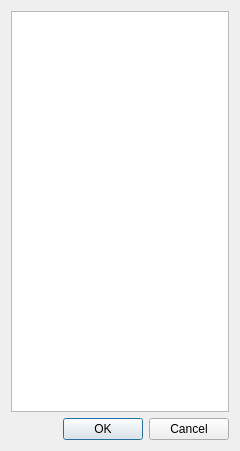
<?xml version="1.0" encoding="UTF-8"?>
<ui version="4.0">
 <class>ListShem</class>
 <widget class="QDialog" name="ListShem">
  <property name="geometry">
   <rect>
    <x>0</x>
    <y>0</y>
    <width>240</width>
    <height>451</height>
   </rect>
  </property>
  <property name="windowTitle">
   <string>Выбор схемы</string>
  </property>
  <layout class="QVBoxLayout" name="verticalLayout">
   <item>
    <widget class="ListEMF" name="List">
     <property name="mouseTracking">
      <bool>true</bool>
     </property>
     <property name="selectionMode">
      <enum>QAbstractItemView::SelectionMode::MultiSelection</enum>
     </property>
     <property name="selectionBehavior">
      <enum>QAbstractItemView::SelectionBehavior::SelectRows</enum>
     </property>
     <property name="selectionRectVisible">
      <bool>false</bool>
     </property>
    </widget>
   </item>
   <item>
    <widget class="QDialogButtonBox" name="buttonBox">
     <property name="orientation">
      <enum>Qt::Orientation::Horizontal</enum>
     </property>
     <property name="standardButtons">
      <set>QDialogButtonBox::StandardButton::Cancel|QDialogButtonBox::StandardButton::Ok</set>
     </property>
    </widget>
   </item>
  </layout>
 </widget>
 <customwidgets>
  <customwidget>
   <class>ListEMF</class>
   <extends>QListView</extends>
   <header>listemf.h</header>
  </customwidget>
 </customwidgets>
 <resources/>
 <connections>
  <connection>
   <sender>buttonBox</sender>
   <signal>accepted()</signal>
   <receiver>ListShem</receiver>
   <slot>accept()</slot>
   <hints>
    <hint type="sourcelabel">
     <x>248</x>
     <y>254</y>
    </hint>
    <hint type="destinationlabel">
     <x>157</x>
     <y>274</y>
    </hint>
   </hints>
  </connection>
  <connection>
   <sender>buttonBox</sender>
   <signal>rejected()</signal>
   <receiver>ListShem</receiver>
   <slot>reject()</slot>
   <hints>
    <hint type="sourcelabel">
     <x>316</x>
     <y>260</y>
    </hint>
    <hint type="destinationlabel">
     <x>286</x>
     <y>274</y>
    </hint>
   </hints>
  </connection>
 </connections>
</ui>
